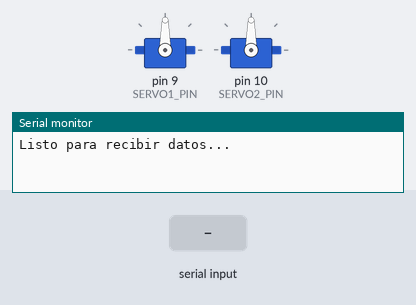
The sketch below on a simulated Arduino Uno, built with avr-gcc and run on an emulated ATmega328P. Shown: 2 × servo, the last lines printed to the serial monitor. The inputs (shaded band) are chosen by the test bench.

Above: at 1.2 s.
1.3 s: "90,45\n" received over the second serial link
At 2.1 s:
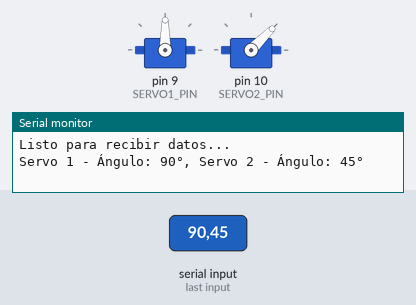
2.9 s: "30,150\n" received over the second serial link
At 3.3 s:
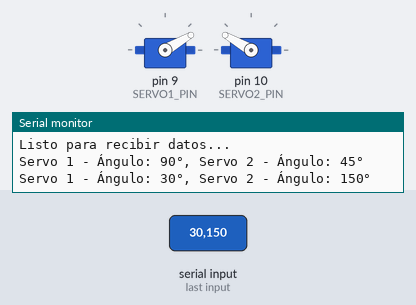
4.5 s: "1,90\n" received over the second serial link
At 5.7 s:
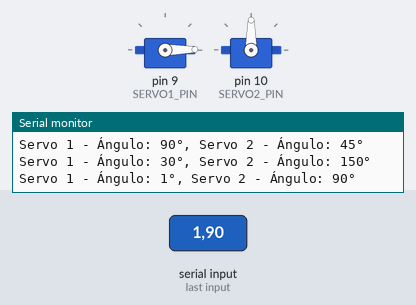
6.1 s: "30,150\n" received over the second serial link
At 6.9 s:
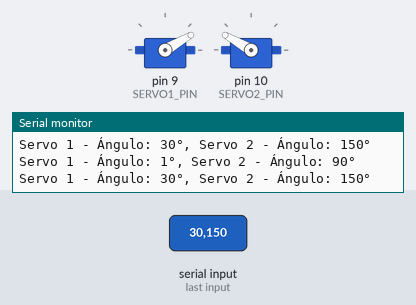
7.7 s: "90,45\n" received over the second serial link
At 8.2 s:
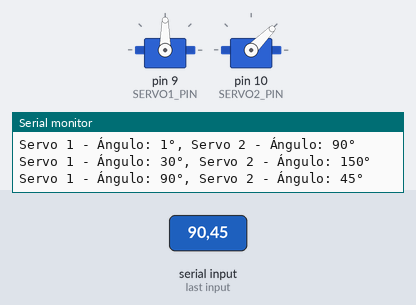
9.3 s: "1,90,45\n" received over the second serial link
At 10.6 s:
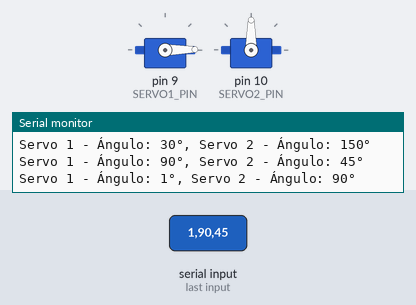
Timing chart, 0 to 11.9 s (numbered marks = the images above; inputs shaded):
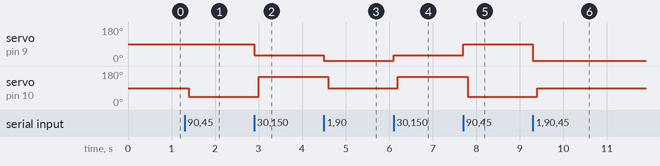

Measured:
- after the input at 1.3 s, servo on pin 10 (SERVO2_PIN): 90° → 45° after 0.10 s
- after the input at 2.9 s, servo on pin 9 (SERVO1_PIN): 90° → 30° at once; servo on pin 10 (SERVO2_PIN): 45° → 150° after 0.10 s
- after the input at 4.5 s, servo on pin 9 (SERVO1_PIN): 30° → 1° at once; servo on pin 10 (SERVO2_PIN): 150° → 90° after 0.10 s
- after the input at 6.1 s, servo on pin 9 (SERVO1_PIN): 1° → 30° at once; servo on pin 10 (SERVO2_PIN): 90° → 150° after 0.10 s
- after the input at 7.7 s, servo on pin 9 (SERVO1_PIN): 30° → 90° at once; servo on pin 10 (SERVO2_PIN): 150° → 45° after 0.10 s
- after the input at 9.3 s, servo on pin 9 (SERVO1_PIN): 90° → 1° at once; servo on pin 10 (SERVO2_PIN): 45° → 90° after 0.10 s

The sketch:

Servos.ino
```cpp
#include <Servo.h>
#include <SoftwareSerial.h>

const int SERVO1_PIN = 9;
const int SERVO2_PIN = 10;

const int BT_RX = 2;
const int BT_TX = 3;

SoftwareSerial bluetooth(BT_RX, BT_RX);

Servo servos[2];
String inputString = "";
bool stringComplete = false;

void setup() {
  Serial.begin(9600);
  bluetooth.begin(9600);

  servos[0].attach(SERVO1_PIN);
  servos[1].attach(SERVO2_PIN);
  Serial.println("Listo para recibir datos...");
}

void loop() {
  readSerial();

  if (stringComplete) {
    parsingInput();
    inputString = "";
    stringComplete = false;
  }
}

void readSerial() {
  while (bluetooth.available()) {
    char c = bluetooth.read();

    if (c == '\n') {
      stringComplete = true;
      break;
    } else {
      inputString += c;
    }
  }
}

void parsingInput() {
  int coma = inputString.indexOf(',');
  int angles[2];

  if(coma != -1) {
    String ang1Str = inputString.substring(0, coma);
    String ang2Str = inputString.substring(coma + 1);

    angles[0] = constrain(ang1Str.toInt(), 0, 180);
    angles[1] = constrain(ang2Str.toInt(), 0, 180);

    for (int i = 0; i < 2; i++) {
      servos[i].write(angles[i]);
      delay(100);
    }


    Serial.print("Servo 1 - Ángulo: ");
    Serial.print(angles[0]);
    Serial.print("°, Servo 2 - Ángulo: ");
    Serial.print(angles[1]);
    Serial.print("°\n");
  }
}
```
